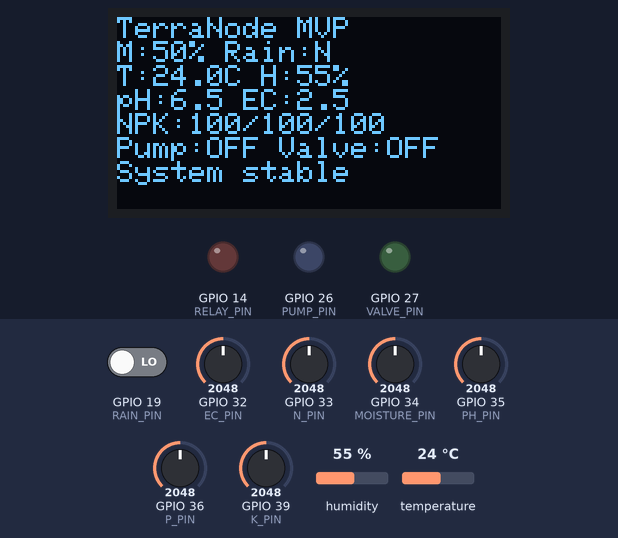
A sketch run on a simulated ESP32. Shown: 128×64 one-colour display, output pins drawn as LEDs (lit = HIGH). Inputs (shaded band) come from the test bench; at power-on: GPIO 34 (MOISTURE_PIN) = 2048, GPIO 19 (RAIN_PIN) LOW, GPIO 35 (PH_PIN) = 2048, GPIO 32 (EC_PIN) = 2048, GPIO 33 (N_PIN) = 2048, GPIO 36 (P_PIN) = 2048, GPIO 39 (K_PIN) = 2048, humidity 55 %, temperature 24 °C. What the sketch prints to the serial monitor is not drawn.

Above: at 2.7 s.
2.8 s: GPIO 34 (MOISTURE_PIN) set to 1665
At 4.8 s:
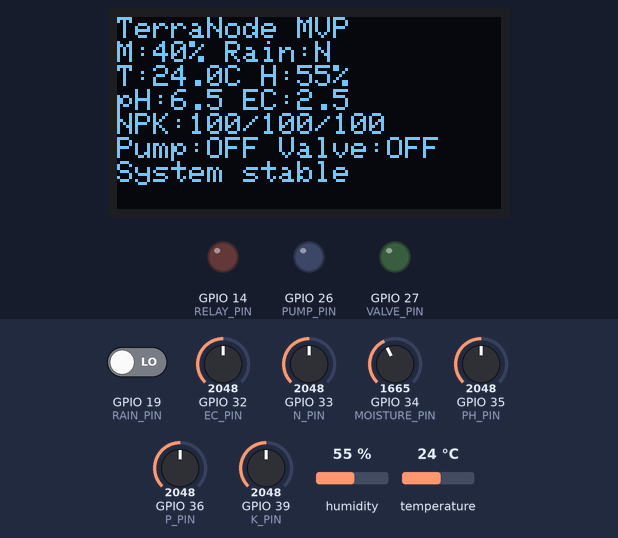
5.1 s: GPIO 34 (MOISTURE_PIN) set to 1574
At 6.1 s:
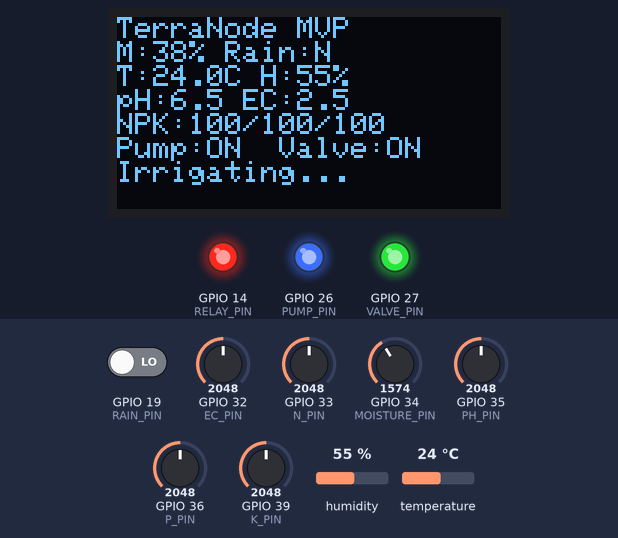
7.2 s: GPIO 19 (RAIN_PIN) driven HIGH
At 8.5 s:
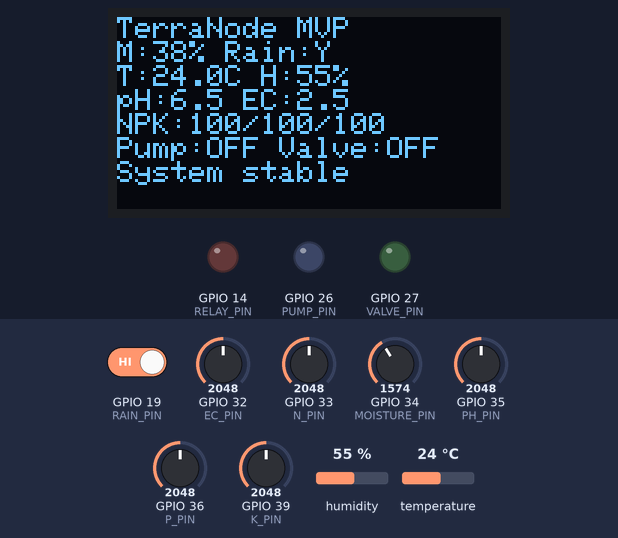
9.3 s: GPIO 35 (PH_PIN) set to 2404
At 10.9 s:
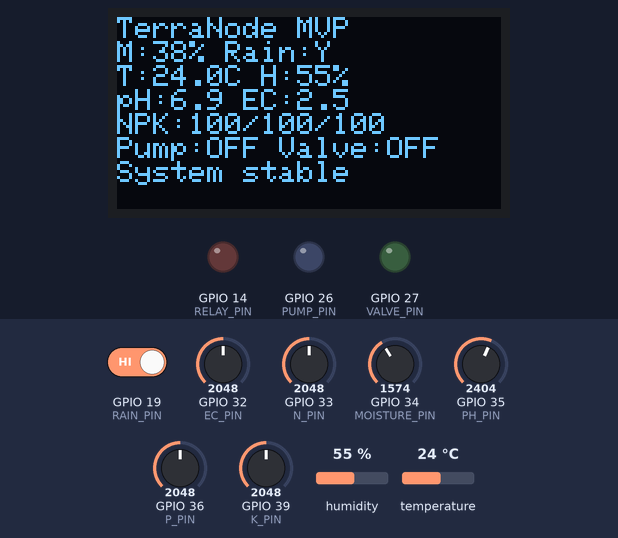
11.4 s: GPIO 35 (PH_PIN) set to 2497
At 13.2 s:
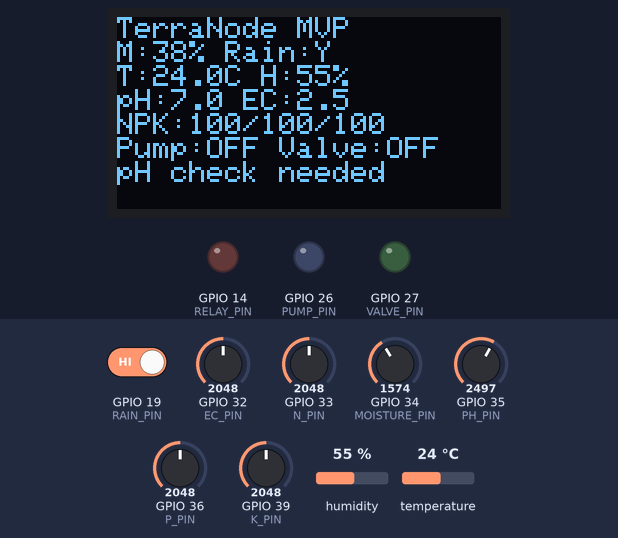
13.5 s: GPIO 19 (RAIN_PIN) driven LOW
At 14.5 s:
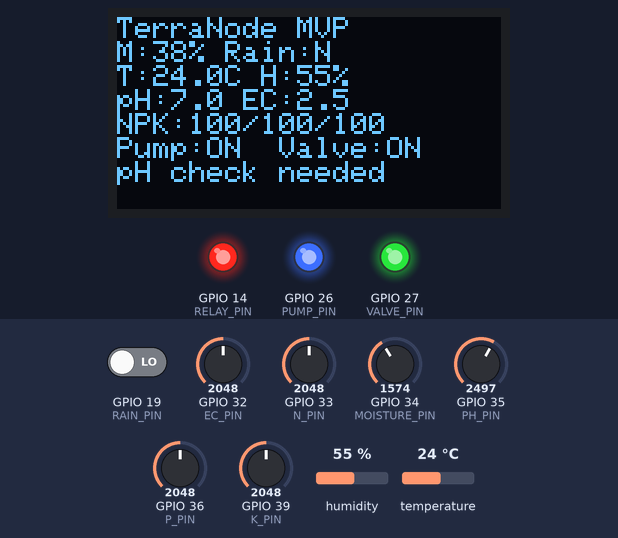
Timing chart, 0 to 16.5 s (numbered marks = the images above; inputs shaded):
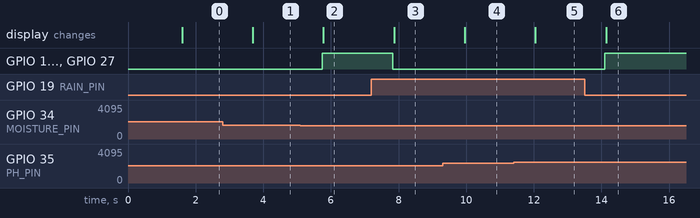

The sketch:

sketch.ino
```cpp
#include <Wire.h>
#include <Adafruit_GFX.h>
#include <Adafruit_SSD1306.h>
#include "DHTesp.h"

// ---------- TerraNode Wokwi Simulation ----------
// Real TerraNode parts like RS485 7-in-1 soil sensor, pump, valve and relay
// are simulated using potentiometers, switches and LEDs.

#define DHT_PIN 18
#define RAIN_PIN 19

#define MOISTURE_PIN 34
#define PH_PIN 35
#define EC_PIN 32
#define N_PIN 33
#define P_PIN 36
#define K_PIN 39

#define PUMP_PIN 26
#define VALVE_PIN 27
#define RELAY_PIN 14

#define SCREEN_WIDTH 128
#define SCREEN_HEIGHT 64

Adafruit_SSD1306 display(SCREEN_WIDTH, SCREEN_HEIGHT, &Wire, -1);
DHTesp dht;

int moistureThreshold = 40;   // below this = dry soil
int phLow = 6;
int phHigh = 7;

float mapFloat(int x, int in_min, int in_max, float out_min, float out_max) {
  return (float)(x - in_min) * (out_max - out_min) / (float)(in_max - in_min) + out_min;
}

void setup() {
  Serial.begin(115200);

  pinMode(RAIN_PIN, INPUT);
  pinMode(PUMP_PIN, OUTPUT);
  pinMode(VALVE_PIN, OUTPUT);
  pinMode(RELAY_PIN, OUTPUT);

  digitalWrite(PUMP_PIN, LOW);
  digitalWrite(VALVE_PIN, LOW);
  digitalWrite(RELAY_PIN, LOW);

  dht.setup(DHT_PIN, DHTesp::DHT22);

  // ESP32 default I2C pins: SDA = GPIO21, SCL = GPIO22
  Wire.begin(21, 22);

  if (!display.begin(SSD1306_SWITCHCAPVCC, 0x3C)) {
    Serial.println("OLED failed. Check SDA/SCL/VCC/GND.");
    while (true) {
      delay(100);
    }
  }

  display.clearDisplay();
  display.setTextColor(SSD1306_WHITE);
  display.setTextSize(1);
  display.setCursor(0, 0);
  display.println("TerraNode MVP");
  display.println("Wokwi Simulation");
  display.println("Starting...");
  display.display();
  delay(1500);
}

void loop() {
  int rawMoisture = analogRead(MOISTURE_PIN);
  int rawPH = analogRead(PH_PIN);
  int rawEC = analogRead(EC_PIN);
  int rawN = analogRead(N_PIN);
  int rawP = analogRead(P_PIN);
  int rawK = analogRead(K_PIN);

  int moisturePercent = map(rawMoisture, 0, 4095, 0, 100);
  float phValue = mapFloat(rawPH, 0, 4095, 4.0, 9.0);
  float ecValue = mapFloat(rawEC, 0, 4095, 0.0, 5.0);
  int nitrogen = map(rawN, 0, 4095, 0, 200);
  int phosphorus = map(rawP, 0, 4095, 0, 200);
  int potassium = map(rawK, 0, 4095, 0, 200);

  // Slide switch: HIGH = rain detected, LOW = no rain
  bool rainDetected = digitalRead(RAIN_PIN) == HIGH;

  TempAndHumidity dhtData = dht.getTempAndHumidity();

  bool soilDry = moisturePercent < moistureThreshold;
  bool irrigationOn = soilDry && !rainDetected;

  digitalWrite(PUMP_PIN, irrigationOn ? HIGH : LOW);
  digitalWrite(VALVE_PIN, irrigationOn ? HIGH : LOW);
  digitalWrite(RELAY_PIN, irrigationOn ? HIGH : LOW);

  Serial.println("========== TerraNode ==========");
  Serial.print("Moisture: "); Serial.print(moisturePercent); Serial.println(" %");
  Serial.print("Rain: "); Serial.println(rainDetected ? "YES" : "NO");
  Serial.print("Temperature: "); Serial.print(dhtData.temperature, 1); Serial.println(" C");
  Serial.print("Humidity: "); Serial.print(dhtData.humidity, 1); Serial.println(" %");
  Serial.print("pH: "); Serial.println(phValue, 1);
  Serial.print("EC: "); Serial.print(ecValue, 2); Serial.println(" mS/cm");
  Serial.print("N/P/K: ");
  Serial.print(nitrogen); Serial.print("/");
  Serial.print(phosphorus); Serial.print("/");
  Serial.println(potassium);
  Serial.print("Irrigation: "); Serial.println(irrigationOn ? "ON" : "OFF");

  display.clearDisplay();
  display.setTextSize(1);
  display.setCursor(0, 0);
  display.println("TerraNode MVP");
  display.print("M:"); display.print(moisturePercent); display.print("% ");
  display.print("Rain:"); display.println(rainDetected ? "Y" : "N");

  display.print("T:"); display.print(dhtData.temperature, 1); display.print("C ");
  display.print("H:"); display.print(dhtData.humidity, 0); display.println("%");

  display.print("pH:"); display.print(phValue, 1);
  display.print(" EC:"); display.println(ecValue, 1);

  display.print("NPK:");
  display.print(nitrogen); display.print("/");
  display.print(phosphorus); display.print("/");
  display.println(potassium);

  display.print("Pump:"); display.print(irrigationOn ? "ON " : "OFF");
  display.print(" Valve:"); display.println(irrigationOn ? "ON" : "OFF");

  if (phValue < phLow || phValue > phHigh) {
    display.println("pH check needed");
  } else if (irrigationOn) {
    display.println("Irrigating...");
  } else {
    display.println("System stable");
  }

  display.display();
  delay(1000);
}
```

Measured:
- the behaviour switches between 1638 and 1637 on GPIO 34 (MOISTURE_PIN) (found by bisection; images 1 and 2)
- the behaviour switches between 2457 and 2458 on GPIO 35 (PH_PIN) (found by bisection; images 4 and 5)
- after the input at 2.8 s, the display: changes after 0.89 s (image 1)
- after the input at 5.1 s, GPIO 14 (RELAY_PIN), GPIO 26 (PUMP_PIN), GPIO 27 (VALVE_PIN): LOW → HIGH after 0.65 s; the display: changes after 0.68 s (image 2)
- after the input at 7.2 s, GPIO 14 (RELAY_PIN), GPIO 26 (PUMP_PIN), GPIO 27 (VALVE_PIN): HIGH → LOW after 0.63 s; the display: changes after 0.67 s (image 3)
- after the input at 9.3 s, the display: changes after 0.66 s (image 4)
- after the input at 11.4 s, the display: changes after 0.65 s (image 5)
- after the input at 13.5 s, GPIO 14 (RELAY_PIN), GPIO 26 (PUMP_PIN), GPIO 27 (VALVE_PIN): LOW → HIGH after 0.60 s; the display: changes after 0.64 s (image 6)
